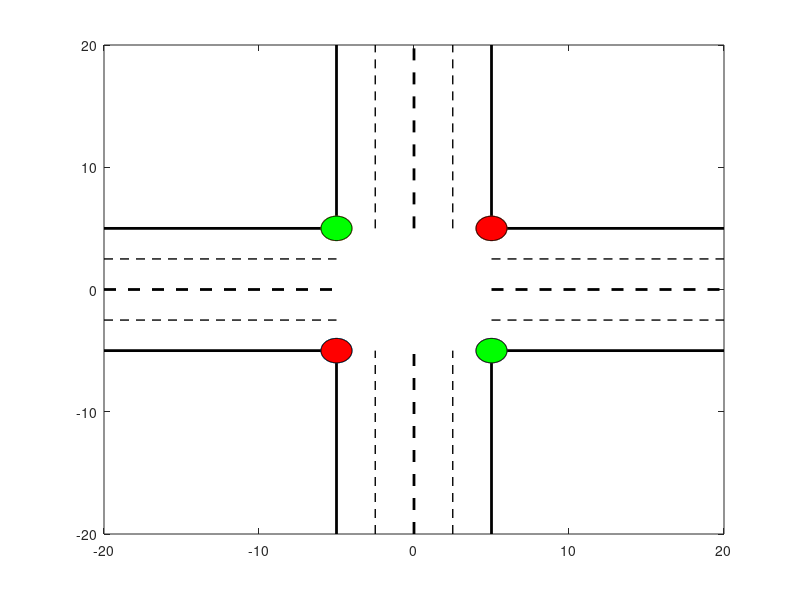

This figure's MATLAB source: (Note: this script raises an error after producing the figure.)
% the overall function
function main
    clearvars,clc,clf;
    width=input('the width of lane(time units)(integer): ');
    g=input('the green light will last for(integer): ');
    o=input('the yellow light will last for(integer): ');
    r=input('the red light will last for(integer): ');
    n=input('the total number of car(integer): ');
    p=input('the possiblility of rushing a red light(less than 1): ');
    choice=input('able to freely turn left or right (Y/N): ','s');
    level=input('choose a difficulty level(1~3): ');
    % the adjustment function is to adjust some parameters according to
    % the users' input
    [n,width,choice,p]=adjustment(n,width,choice,level,p);
    % the carnumber function is to determine the number of car in each
    % direction
    [west,east,north,south]=carnumber(n);
    % plotting is to plot the road
    totalwidth=plotting(width);
    % the function related to time
    times(width,g,o,r,p,west,east,south,north,totalwidth,choice);
end

% plotting the road
function totalwidth=plotting(width)
    totalwidth=4*width;
    plot([-totalwidth -width],[width width],'k','linewidth',2);
    hold on;
    plot([-totalwidth -width],[width/2 width/2],'--k','linewidth',1);
    hold on;
    plot([width totalwidth],[width width],'k','linewidth',2);
    hold on;
    plot([width totalwidth],[width/2 width/2],'--k','linewidth',1);
    hold on;
    plot([-totalwidth -width],[-width -width],'k','linewidth',2);
    hold on;
    plot([-totalwidth -width],[-width/2 -width/2],'--k','linewidth',1);
    hold on;
    plot([width totalwidth],[-width -width],'k','linewidth',2);
    hold on;
    plot([width totalwidth],[-width/2 -width/2],'--k','linewidth',1);
    hold on;
    plot([-width -width],[-totalwidth -width],'k','linewidth',2);
    hold on;
    plot([-width/2 -width/2],[-totalwidth -width],'--k','linewidth',1);
    hold on;
    plot([width width],[-totalwidth -width],'k','linewidth',2);
    hold on;
    plot([width/2 width/2],[-totalwidth -width],'--k','linewidth',1);
    hold on;
    plot([-width -width],[width totalwidth],'k','linewidth',2);
    hold on;
    plot([-width/2 -width/2],[width totalwidth],'--k','linewidth',1);
    hold on;
    plot([width width],[width totalwidth],'k','linewidth',2);
    hold on;
    plot([width/2 width/2],[width totalwidth],'--k','linewidth',1);
    hold on;
    plot([0 0],[-totalwidth -width],'--k','linewidth',2);
    hold on;
    plot([0 0],[width totalwidth],'--k','linewidth',2);
    hold on;
    plot([width totalwidth],[0 0],'--k','linewidth',2);
    hold on;
    plot([-totalwidth -width],[0 0],'--k','linewidth',2);
    drawnow;
end

% the function controlling all the values related to time, including car
% moving, color changing and so on, so this function will be a little
% long. There are so many variables in here, and I will clarify them here,
% any variable end with a number ranging from 1 to 8 means different lanes
% 1 stands for the lane(west to east(upper))
% 5 stands for the lane(west to east(lower))
% 2 stands for the lane(east to west(upper))
% 6 stands for the lane(east to west(lower))
% 3 stands for the lane(south to north(left))
% 7 stands for the lane(south to north(right))
% 4 stands for the lane(north to south(right))
% 8 stands for the lane(north to south(left)) e.g.the array car1 means draw
% all car moving west to east(upper);
% and in here car means draw the car, rush means if it will rush the red
% light; turn means if it will turn left or right; and t is the current
% position of the car.
function times(width,g,o,r,p,west,east,south,north,totalwidth,choice)
    % function light is used to plot the initial light color and position
    [x1,x2,x3,x4,y1,y2,y3,y4]=light(totalwidth,width);
    % j is the timer
    j=0;
    % func1 is used to calculate the car's initial positon, decide 
    % whether it will rush or turn and attach a certain plate to it
    [t1,t2,t3,t4,t5,t6,t7,t8,...
    west1,west2,east1,east2,south1,south2,north1,north2,...
    turn1,turn2,turn3,turn4,turn5,turn6,turn7,turn8,...
    rush1,rush2,rush3,rush4,rush5,rush6,rush7,rush8,...
    car1,car2,car3,car4,car5,car6,car7,car8,...
    n1,n2,n3,n4,n5,n6,n7,n8]=func1(west,east,south,north,width,p,choice);
    % every 0.1 second check if it should change the color of the light
    while true
        % func5 is used to change the color of the light
        all=func5(x1,x2,x3,x4,y1,y2,y3,y4,j,r,g,o); 
        % func2 is to control all the cars' movement
        [car1,car2,car3,car4,car5,car6,car7,car8,...
        t1,t2,t3,t4,t5,t6,t7,t8,...
        rush1,rush2,rush3,rush4,rush5,rush6,rush7,rush8,...
        turn1,turn2,turn3,turn4,turn5,turn6,turn7,turn8]=func2(j,width,r,g,all,...
        car1,car2,car3,car4,car5,car6,car7,car8,...
        t1,t2,t3,t4,t5,t6,t7,t8,...
        rush1,rush2,rush3,rush4,rush5,rush6,rush7,rush8,...
        turn1,turn2,turn3,turn4,turn5,turn6,turn7,turn8,...
        west1,west2,east1,east2,south1,south2,north1,north2);
        % move to the next 0.1 second
        pause(0.1);
        j=j+0.1;   
        % func3 is to check if it crashes
        [f1,f2,f3,f4,f5,f6]=func3(t1,t2,t3,t4,t5,t6,t7,t8,...
        west1,west2,east1,east2,south1,south2,north1,north2,...
        turn1,turn2,turn3,turn4,turn5,turn6,turn7,turn8,width);
        % break the loop if crash
        if f1==1 || f2==1 || f3==1 || f4==1 || f5==1 || f6==1
            disp('CRASH! You Lose!!');
            break
        end
        % if it doesn't crash and all the car cross the crossroad then you
        % win!!!!!!!!!!!!!!!!!!!!!!!!!!!!!!!!!!!!!!!!!!!!!!!!!!!
        if max(t1)<=-4.5*width && max(t3)<=-4.5*width && max(t5)<=-4*width ...
                && max(t7)<=-4*width && max(t2)<=-4.4*width && ...
                max(t4)<=-4.9*width && max(t6)<=-4.4*width ...
                && max(t8)<=-4.4*width
            disp('You Win');
            break
        end
    end
    % func4 is to display the plate of car which rush the line
    func4(west1,west2,east1,east2,south1,south2,north1,north2,...
    rush1,rush2,rush3,rush4,rush5,rush6,rush7,rush8,...
    n1,n2,n3,n4,n5,n6,n7,n8);
end

% random number of cars on each direction and make sure each line has at
% least 1 car
function [west,east,north,south]=carnumber(n)
    west=round(2+rand*(n-8));
    east=round(2+rand*(n-west-6));
    north=round(2+rand*(n-west-east-4));
    south=n-west-east-north;
end

% adjustment according to the difficulty level 
function [n,width,choice,p]=adjustment(n,width,choice,level,p)
    if level==1
        if width>=3
            width=ceil(width/2);
        elseif width==2
            width=1;
        end
        if n>=20
            n=ceil(n/2);
        elseif n>=12 && n<20
            n=n-4;
        end
        if choice=="Y"
            choice="N";
        end
        if p~=0
            p=0;
        end
        disp('According to your choice, we automatically adjust some of your parameters to decline the difficulty level');
    end
    if level==3
        if width<=5
            width=2*width;
        elseif width>=10
            width=width+1;
        end
        if n<=10
            n=2*n;
        elseif n>=20
            n=n+3;
        end
        if choice=="N"
            choice="Y";
        end
        if p==0
            p=0.3;
        end
        disp('According to your choiece, we automatically adjust some of your parameters to raise the difficulty level');
    end
end

% plot the initial position and the color of traffic light
function [x1,x2,x3,x4,y1,y2,y3,y4]=light(totalwidth,width)
    % draw the light
    % limit the axis
    axis([-totalwidth totalwidth -totalwidth totalwidth]);
    xlim([-totalwidth totalwidth]);
    ylim([-totalwidth totalwidth]);
    theta=0:pi/100:2*pi;
    x1=width/5*cos(theta)-width;
    y1=width/5*sin(theta)-width;
    x2=width/5*cos(theta)+width;
    y2=width/5*sin(theta)+width;
    x3=width/5*cos(theta)-width;
    y3=width/5*sin(theta)+width;
    x4=width/5*cos(theta)+width;
    y4=width/5*sin(theta)-width;
    plot(x1,y1,x2,y2,x3,y3,x4,y4);
    fill(x1,y1,'r');
    fill(x2,y2,'r');
    fill(x3,y3,'g');
    fill(x4,y4,'g');
end
